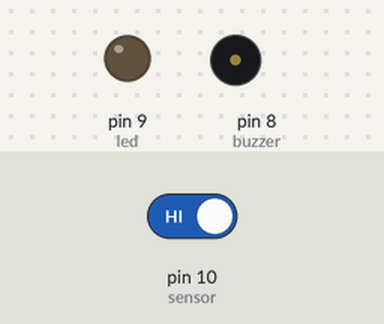
Simulated run of this sketch. Board: Arduino Uno, built with avr-gcc and run on an emulated ATmega328P. Shown: output pins drawn as LEDs (lit = HIGH), buzzer (waves = sounding, pin HIGH). Dashed ring = blinking. Inputs (shaded band) come from the test bench; at power-on: pin 10 (sensor) HIGH.

Above: at 1.2 s.
1.3 s: pin 10 (sensor) driven LOW
At 1.51 s:
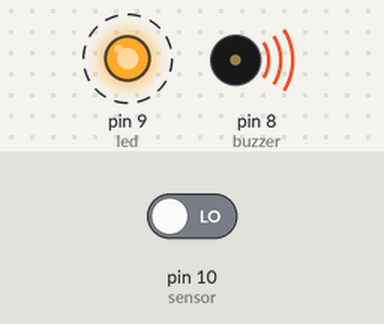
4.3 s: pin 10 (sensor) driven HIGH
At 5.7 s:
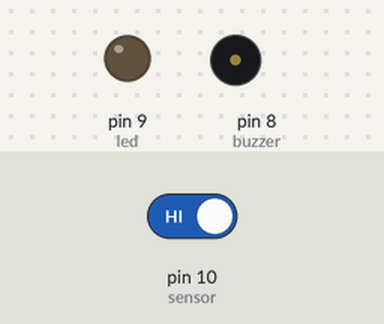
Timing chart, 0 to 7.3 s (numbered marks = the images above; inputs shaded):
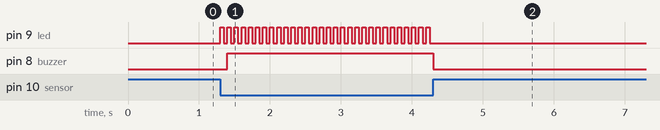

Measured:
- after the input at 1.3 s, pin 9 (led): alternates HIGH for 0.05 s and LOW for 0.05 s, starting at once; pin 8 (buzzer): LOW → HIGH after 0.10 s
- after the input at 4.3 s, pin 9 (led): stops changing and stays LOW; pin 8 (buzzer): HIGH → LOW at once

The sketch:

BLKLab_PRJ39_Canh_Bao_Phat_Hien_Lua.ino
```cpp
int buzzer = 8,                          //Khai báo chân điều khiển còi
    led = 9,                             //khai báo chân điều khiển đèn báo
    sensor = 10;                         //Khai báo chân nhận tín hiệu cảm biến
void setup(){
  pinMode(led,OUTPUT);                   //Cài đặt chức năng cho các chân điều khiển đã khai báo
  pinMode(buzzer,OUTPUT);
  pinMode(sensor,INPUT);
  digitalWrite(led,0);                   //Tắt đèn khi bắt đầu chương trình
  digitalWrite(buzzer,0);                //Tắt còi khi bắt đầu chương trình
}
void loop(){
  int stage = digitalRead(sensor);       //Đọc trạng thái cảm biến
  if(stage==0){                          //Khi phát hiện lửa cảm biến xuất ra tín hiệu 0
    digitalWrite(led,1);                 //Bật đèn LED báo
    delay(50);                           //Bật tắt đèn liên tục với chu kì 50ms để báo hiệu
    digitalWrite(led,0);
    delay(50);
    digitalWrite(buzzer,1);              //Bật còi báo
  }
  else{
    digitalWrite(led,0);                 //Nếu không có tín hiệu phát hiện lửa, tắt còi và LED
    digitalWrite(buzzer,0);
  }
}
```
